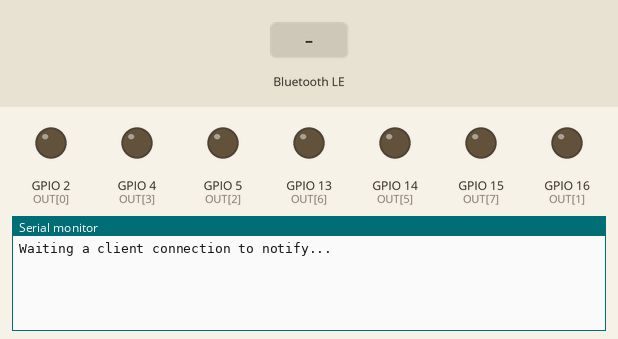
The sketch below on a simulated ESP32. Shown: output pins drawn as LEDs (lit = HIGH), the last lines printed to the serial monitor. The inputs (shaded band) are chosen by the test bench. EEPROM starts erased; nothing arrives over Bluetooth unless stated; a phone connects over Bluetooth LE 3 s after start.

Above: at 1.2 s.
1.3 s: Bluetooth LE write "AT" received
At 2.3 s:
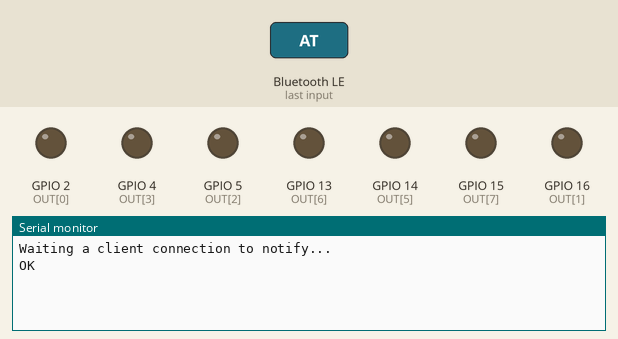
2.8 s: Bluetooth LE write "HELP" received
At 3.4 s:
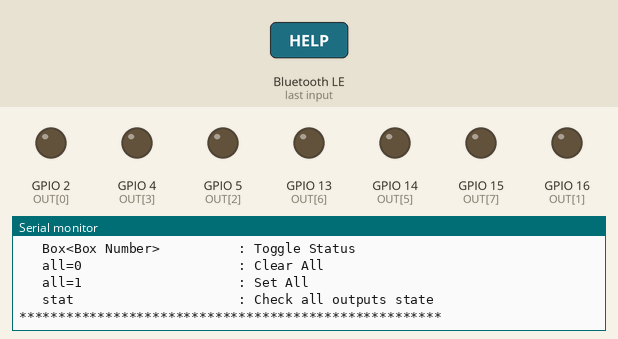
4.3 s: Bluetooth LE write "ALL" received
At 5.8 s:
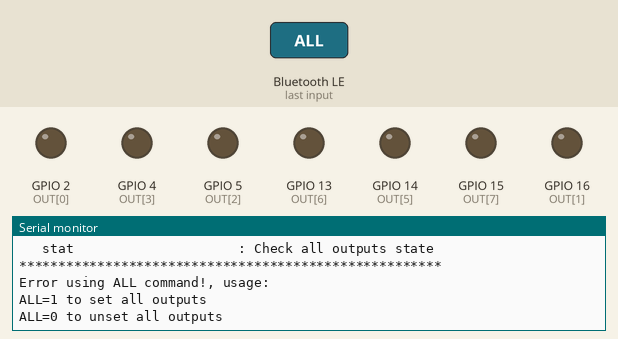

Measured:
- after the input at 1.3 s, the serial monitor: prints a new line after 0.05 s (image 1)
- after the input at 2.8 s, the serial monitor: prints a new line after 0.05 s (image 2)
- after the input at 4.3 s, the serial monitor: prints a new line after 0.05 s (image 3)

The sketch:

BTCli.ino
```cpp
#include <BLEDevice.h>
#include <BLEServer.h>
#include <BLEUtils.h>
#include <BLE2902.h>
#include "EEPROM.h"
#include "esp_bt_main.h"
#include "esp_bt_device.h"

#define EEPROM_SIZE 64

String inCommand = "";
bool commandComplete = false;
int addr = 0;
byte bstatus;
bool start = false;
int OUT[]={LED_BUILTIN,16,5,4,2,14,13,15};//mod ESP8266
bool started = false;

int out_len = sizeof(OUT)/sizeof(OUT[0]);

BLEServer* pServer = NULL;
BLECharacteristic* pCharacteristic = NULL;
bool deviceConnected = false;
bool oldDeviceConnected = false;
uint32_t value = 0;

#define SERVICE_UUID        "d8121f6c-571f-11ee-8c99-0242ac120002"
#define CHARACTERISTIC_UUID "beb5483e-36e1-4688-b7f5-ea07361b26a8"
#define CHARACTERISTIC_UUID_RX "6E400002-B5A3-F393-E0A9-E50E24DCCA9E"

class MyServerCallbacks: public BLEServerCallbacks {
    void onConnect(BLEServer* pServer) {
      deviceConnected = true;
      BLEDevice::startAdvertising();
    };

    void onDisconnect(BLEServer* pServer) {
      deviceConnected = false;
    }

};

class MyCallbacks: public BLECharacteristicCallbacks {
    void onWrite(BLECharacteristic *pCharacteristic) {
      std::string rxValue = pCharacteristic->getValue();

      if (rxValue.length() > 0) {
          char inChar;
    for(int i=0;i<rxValue.length();i++){inCommand +=rxValue[i];}
      inCommand.toUpperCase();
      exec(inCommand);
      commandComplete = true;
      }
      if (commandComplete) {
    inCommand = "";
    commandComplete = false;
  }
    }

void exec(String command){
  inCommand = command;
  if(inCommand=="AT"){
        Serial.println("OK");
        }
      else if(inCommand=="HELP"){
        String Help = F(

        "\r\n"
        "******************************************************\r\n"
        "           BT OUTPUT Driver Usage           \r\n"
        "******************************************************\r\n"
        "   Box<Box Number>=<Status> : 0 or 1                  \r\n"
        "   Box<Box Number>          : Toggle Status           \r\n"
        "   all=0                    : Clear All               \r\n"
        "   all=1                    : Set All                 \r\n"
        "   stat                     : Check all outputs state \r\n"
        "******************************************************"
                     );
        Serial.println(Help);
        }
      else if(inCommand.substring(0,3)=="ALL"){
        String errorAll = F(

            "\r\n"
            "Error using ALL command!, usage:\r\n"
            "ALL=1 to set all outputs\r\n"
            "ALL=0 to unset all outputs\r\n"
                     );
        if(inCommand.substring(3,4)=="="){
          if(inCommand.substring(4,5)=="1"){
          for(int i=0;i<8;i++){digitalWrite(OUT[i],HIGH);EEPROM.write(i, 1);EEPROM.commit();}
            Serial.println("OK");

          }
          else if(inCommand.substring(4,5)=="0"){

          for(int i=0;i<8;i++){digitalWrite(OUT[i],LOW);EEPROM.write(i, 0);EEPROM.commit();}
            Serial.println("OK");
          }
          else{Serial.println(errorAll);}
          }

        else{Serial.println(errorAll);}
        }
      else if(inCommand=="STAT"){

        for(int i=0;i<out_len;i++)
        {
          int adj=digitalRead(OUT[i]);
          int outstat;
          Serial.print("Out");Serial.print(i);Serial.print("=");Serial.println(adj);
        }
        Serial.println("OK");

        }
        else if(inCommand=="ETAT"){

        for(int i=0;i<out_len;i++)
        {
          Serial.print("EEPROM");Serial.print(i);Serial.print("=");Serial.println(EEPROM.read(i));
        }
        Serial.println("OK");
        }

      //***********************************************************************************************************
      else if(inCommand.substring(0,3)=="OUT"){


        if (inCommand.length()==3){Serial.println("No specified channel!");}

        else if(inCommand.indexOf("=")!=-1){
          int chan = inCommand.substring(3,inCommand.indexOf("=")).toInt();
          int val = inCommand.substring(inCommand.indexOf("=")+1).toInt();

          if (inCommand.indexOf("=")==3){Serial.println("No specified channel,2!");}
          else if(inCommand.indexOf("=")>3&&inCommand.indexOf("=")!=inCommand.length()-1){
            if(val<0||val>1){Serial.println("Channel value must be 0 or 1!");}
            else{
              if (val==0){digitalWrite(OUT[chan],LOW);EEPROM.write(chan, 0);EEPROM.commit();}
              else if(val==1){digitalWrite(OUT[chan],HIGH);EEPROM.write(chan, 1);EEPROM.commit();}
            }}
          else if(inCommand.indexOf("=")>3&&inCommand.indexOf("=")==inCommand.length()-1){Serial.println("No value specified for channel!");}
          }

        else if(inCommand.indexOf("=")==-1){
          int chan = inCommand.substring(3,inCommand.length()).toInt();
          int outstat=digitalRead(OUT[chan]);
          if(outstat==1){digitalWrite(OUT[chan],LOW);EEPROM.write(chan, 0);EEPROM.commit();}
          if(outstat==0){digitalWrite(OUT[chan],HIGH);EEPROM.write(chan, 1);EEPROM.commit();}
          }
        else{Serial.println("No specified channel to set");}
        }
    //***********************************************************************************************************

      else if(inCommand=="HELP"){
        Serial.println(inCommand + " OK");
        }

        else if(inCommand=="MAC?"){
            const uint8_t* point = esp_bt_dev_get_address();
            for (int i = 0; i < 6; i++) {
              char str[3];
              sprintf(str, "%02X", (int)point[i]);
              Serial.print(str);
              if (i < 5){
                Serial.print(":");
              }
            }
        }

      else{Serial.println("Unknown command " + inCommand + "!");}

  }


};

void setup() {
  Serial.begin(115200);

  if (!EEPROM.begin(EEPROM_SIZE))
  {
    Serial.println("failed to initialise EEPROM"); delay(1000000);
  }
  for(int i=0;i<out_len;i++){pinMode(OUT[i],OUTPUT);}
  // Create the BLE Device
  BLEDevice::init("BacoBox BLE - 2 - V1");

  // Create the BLE Server
  pServer = BLEDevice::createServer();
  pServer->setCallbacks(new MyServerCallbacks());

  // Create the BLE Service
  BLEService *pService = pServer->createService(SERVICE_UUID);

  // Create a BLE Characteristic
  pCharacteristic = pService->createCharacteristic(
                      CHARACTERISTIC_UUID,
                      BLECharacteristic::PROPERTY_READ   |
                      BLECharacteristic::PROPERTY_WRITE  |
                      BLECharacteristic::PROPERTY_NOTIFY |
                      BLECharacteristic::PROPERTY_INDICATE
                    );

  pCharacteristic->addDescriptor(new BLE2902());

  BLECharacteristic * pRxCharacteristic = pService->createCharacteristic(
                       CHARACTERISTIC_UUID_RX,
                      BLECharacteristic::PROPERTY_WRITE
                    );

  pRxCharacteristic->setCallbacks(new MyCallbacks());

  // Start the service
  pService->start();

  // Start advertising
  BLEAdvertising *pAdvertising = BLEDevice::getAdvertising();
  pAdvertising->addServiceUUID(SERVICE_UUID);
  pAdvertising->setScanResponse(false);
  pAdvertising->setMinPreferred(0x0);  // set value to 0x00 to not advertise this parameter
  BLEDevice::startAdvertising();
  Serial.println("Waiting a client connection to notify...");
}

void loop() {

  while(!started){for(int i=0;i<out_len;i++){
    int prevstat = EEPROM.read(i);
    if(prevstat==0){digitalWrite(OUT[i],LOW);}
    else if(prevstat==1){digitalWrite(OUT[i],HIGH);}
    }
    started=true;
  }
    // notify changed value
    if (deviceConnected) {
        pCharacteristic->setValue((uint8_t*)&value, 4);
        pCharacteristic->notify();
        value++;
        delay(10); // Delay to deal with BT congestion in High traffic
    }
    // disconnecting
    if (!deviceConnected && oldDeviceConnected) {
        delay(500); // waiting time to set all up
        pServer->startAdvertising(); // restart advertising
        Serial.println("start advertising");
        oldDeviceConnected = deviceConnected;
    }
    // connecting
    if (deviceConnected && !oldDeviceConnected) {
        // additional stuff to do in connecting
        oldDeviceConnected = deviceConnected;
    }
}
```
